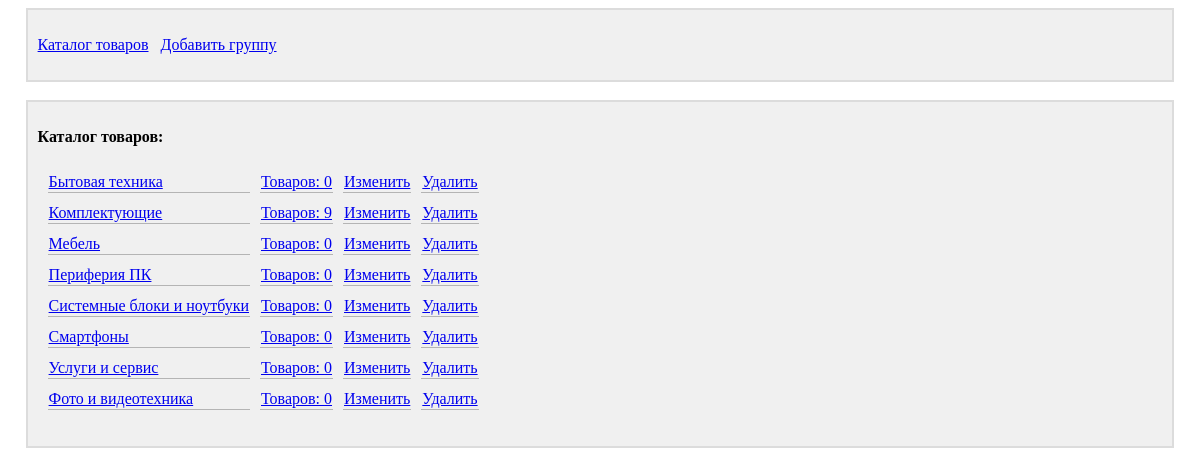
The app's page /groups_list/, older data.
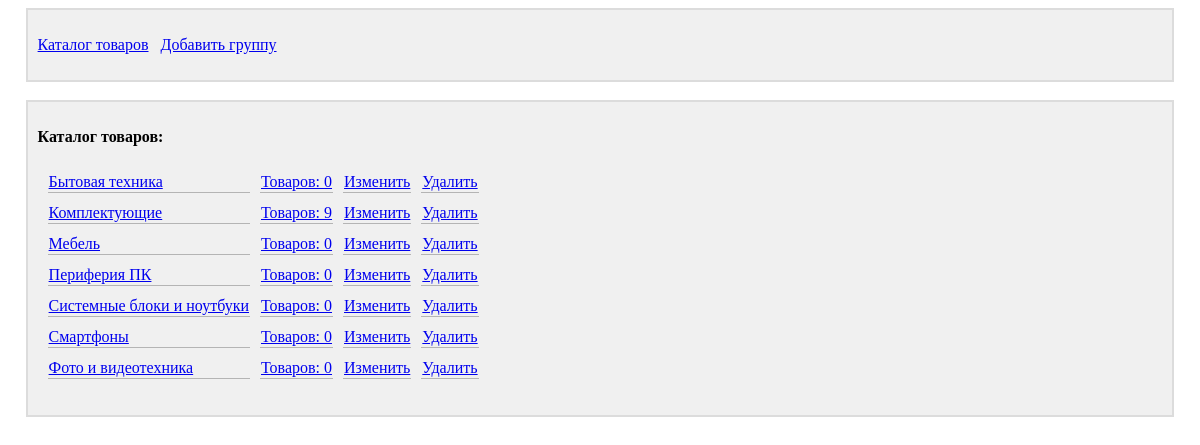
The same page, newer data.
### main/models.py (models this page shows)
class Group(models.Model):
    title = models.CharField(max_length=50, unique=True, verbose_name='Группа')
    parent_group = models.ForeignKey('self', on_delete=models.CASCADE, verbose_name='Корневая группа', null=True,
                                     blank=True)
    def get_product_count(self):
        product_count = Product.objects.filter(group=self).count()
        sub_groups = Group.objects.filter(parent_group=self)
        for sub_group in sub_groups:
            product_count += sub_group.get_product_count()
        return product_count
    def is_root_group(self):
        return self.parent_group is None
    def __str__(self):
        return self.title
    class Meta:
        verbose_name = 'Группа'
        verbose_name_plural = 'Группы'
        ordering = ['title']

### main/views.py (the view)
# urls.py: path('groups_list/', groups_list, name='groups_list'),
def groups_list(request):
    if 'group_id' not in request.GET:
        current_group = Group.objects.get(parent_group=None)
    else:
        try:
            current_group = Group.objects.get(pk=request.GET['group_id'])
        except (Group.DoesNotExist, Group.MultipleObjectsReturned):
            return HttpResponseBadRequest()
    sub_groups = Group.objects.filter(parent_group=current_group)
    root_group = current_group.parent_group
    context = {'current_group': current_group, 'sub_groups': sub_groups, 'root_group': root_group}
    return render(request, 'main/groups_list.html', context)

### main/templates/main/groups_list.html (shortened to what this page needs)
{% extends 'layout/basic.html' %}
{% block header %}
    <div class="block">
        <p>
            <a href="{% url 'products_list' %}">Каталог товаров</a>
            <a href="{% url 'create_group' %}?root_group_id={{ current_group.id }}">Добавить группу</a>
        </p>
    </div>
    <br>
{% endblock %}
{% block content %}
    <div class="block">
        <p>
            {% if current_group.is_root_group %}
                <b>Каталог товаров:</b>
            {% else %}
                <b>Категория: {{ current_group }}</b>
            {% endif %}
            <br>
        </p>
        <p>
            {% if sub_groups|length != 0 %}
                <table class="table_view">
                    {% for sub_group in sub_groups %}
                        <tr>
                            <td class="cell_border">
                                <a href="{% url 'groups_list' %}?group_id={{ sub_group.pk }}">
                                    {{ sub_group }}
                                </a>
                            </td>
                            <td class="cell_border">
                                <a href="{% url 'products_list' %}?group_id={{ sub_group.pk }}">
                                    Товаров: {{ sub_group.get_product_count }}
                                </a>
                            </td>
                            <td class="cell_border">
                                <a href="{% url 'edit_group' %}?group_id={{ sub_group.pk }}">
                                    Изменить
                                </a>
                            </td>
                            <td class="cell_border">
                                <a href="{% url 'remove_group' %}?group_id={{ sub_group.pk }}">
                                    Удалить
                                </a>
                            </td>
                        </tr>
                    {% endfor %}
                </table>
            {% else %}
                нет подкатегорий...
            {% endif %}
        </p>
    </div>
{% endblock %}

Row changes from the older to the newer data that the page shows:
removed Group: title "Услуги и сервис", get_product_count "0"
